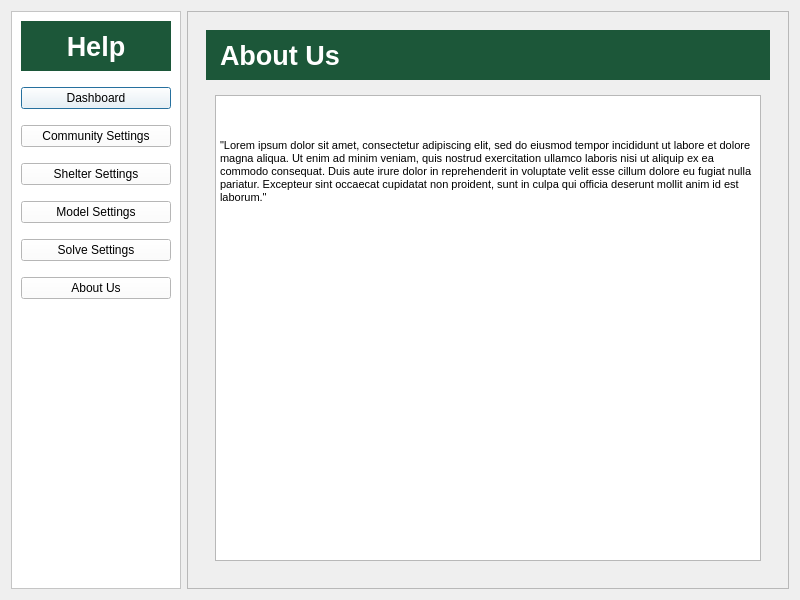
<?xml version="1.0" encoding="UTF-8"?>
<ui version="4.0">
 <class>Dialog</class>
 <widget class="QDialog" name="Dialog">
  <property name="geometry">
   <rect>
    <x>0</x>
    <y>0</y>
    <width>800</width>
    <height>600</height>
   </rect>
  </property>
  <property name="sizePolicy">
   <sizepolicy hsizetype="Minimum" vsizetype="Minimum">
    <horstretch>0</horstretch>
    <verstretch>0</verstretch>
   </sizepolicy>
  </property>
  <property name="minimumSize">
   <size>
    <width>800</width>
    <height>600</height>
   </size>
  </property>
  <property name="maximumSize">
   <size>
    <width>800</width>
    <height>600</height>
   </size>
  </property>
  <property name="windowTitle">
   <string>Dialog</string>
  </property>
  <layout class="QGridLayout" name="gridLayout_2">
   <item row="0" column="0">
    <widget class="QFrame" name="frame">
     <property name="sizePolicy">
      <sizepolicy hsizetype="Maximum" vsizetype="Minimum">
       <horstretch>0</horstretch>
       <verstretch>0</verstretch>
      </sizepolicy>
     </property>
     <property name="autoFillBackground">
      <bool>false</bool>
     </property>
     <property name="styleSheet">
      <string notr="true">background-color: white;</string>
     </property>
     <property name="frameShape">
      <enum>QFrame::StyledPanel</enum>
     </property>
     <property name="frameShadow">
      <enum>QFrame::Raised</enum>
     </property>
     <layout class="QVBoxLayout" name="verticalLayout">
      <property name="spacing">
       <number>16</number>
      </property>
      <item>
       <widget class="QLabel" name="label">
        <property name="sizePolicy">
         <sizepolicy hsizetype="Minimum" vsizetype="Maximum">
          <horstretch>0</horstretch>
          <verstretch>0</verstretch>
         </sizepolicy>
        </property>
        <property name="minimumSize">
         <size>
          <width>0</width>
          <height>50</height>
         </size>
        </property>
        <property name="font">
         <font>
          <pointsize>20</pointsize>
          <weight>75</weight>
          <bold>true</bold>
         </font>
        </property>
        <property name="styleSheet">
         <string notr="true">
	background-color: #1C5739;
color: white;

</string>
        </property>
        <property name="text">
         <string>Help</string>
        </property>
        <property name="alignment">
         <set>Qt::AlignCenter</set>
        </property>
       </widget>
      </item>
      <item>
       <widget class="QPushButton" name="pushButton_10">
        <property name="sizePolicy">
         <sizepolicy hsizetype="Maximum" vsizetype="Maximum">
          <horstretch>0</horstretch>
          <verstretch>0</verstretch>
         </sizepolicy>
        </property>
        <property name="minimumSize">
         <size>
          <width>150</width>
          <height>0</height>
         </size>
        </property>
        <property name="text">
         <string>Dashboard</string>
        </property>
       </widget>
      </item>
      <item>
       <widget class="QPushButton" name="pushButton_9">
        <property name="sizePolicy">
         <sizepolicy hsizetype="Maximum" vsizetype="Maximum">
          <horstretch>0</horstretch>
          <verstretch>0</verstretch>
         </sizepolicy>
        </property>
        <property name="minimumSize">
         <size>
          <width>150</width>
          <height>0</height>
         </size>
        </property>
        <property name="text">
         <string>Community Settings</string>
        </property>
       </widget>
      </item>
      <item>
       <widget class="QPushButton" name="pushButton_8">
        <property name="sizePolicy">
         <sizepolicy hsizetype="Maximum" vsizetype="Maximum">
          <horstretch>0</horstretch>
          <verstretch>0</verstretch>
         </sizepolicy>
        </property>
        <property name="minimumSize">
         <size>
          <width>150</width>
          <height>0</height>
         </size>
        </property>
        <property name="text">
         <string>Shelter Settings</string>
        </property>
       </widget>
      </item>
      <item>
       <widget class="QPushButton" name="pushButton_7">
        <property name="sizePolicy">
         <sizepolicy hsizetype="Maximum" vsizetype="Maximum">
          <horstretch>0</horstretch>
          <verstretch>0</verstretch>
         </sizepolicy>
        </property>
        <property name="minimumSize">
         <size>
          <width>150</width>
          <height>0</height>
         </size>
        </property>
        <property name="text">
         <string>Model Settings</string>
        </property>
       </widget>
      </item>
      <item>
       <widget class="QPushButton" name="pushButton_2">
        <property name="sizePolicy">
         <sizepolicy hsizetype="Maximum" vsizetype="Maximum">
          <horstretch>0</horstretch>
          <verstretch>0</verstretch>
         </sizepolicy>
        </property>
        <property name="minimumSize">
         <size>
          <width>150</width>
          <height>0</height>
         </size>
        </property>
        <property name="text">
         <string>Solve Settings</string>
        </property>
       </widget>
      </item>
      <item>
       <widget class="QPushButton" name="pushButton_3">
        <property name="sizePolicy">
         <sizepolicy hsizetype="Maximum" vsizetype="Maximum">
          <horstretch>0</horstretch>
          <verstretch>0</verstretch>
         </sizepolicy>
        </property>
        <property name="minimumSize">
         <size>
          <width>150</width>
          <height>0</height>
         </size>
        </property>
        <property name="text">
         <string>About Us</string>
        </property>
       </widget>
      </item>
      <item>
       <spacer name="verticalSpacer">
        <property name="orientation">
         <enum>Qt::Vertical</enum>
        </property>
        <property name="sizeHint" stdset="0">
         <size>
          <width>20</width>
          <height>10</height>
         </size>
        </property>
       </spacer>
      </item>
     </layout>
    </widget>
   </item>
   <item row="0" column="1">
    <widget class="QFrame" name="frame_2">
     <property name="frameShape">
      <enum>QFrame::StyledPanel</enum>
     </property>
     <property name="frameShadow">
      <enum>QFrame::Raised</enum>
     </property>
     <layout class="QVBoxLayout" name="verticalLayout_2">
      <item>
       <widget class="QStackedWidget" name="stackedWidget">
        <property name="currentIndex">
         <number>5</number>
        </property>
        <widget class="QWidget" name="page">
         <layout class="QVBoxLayout" name="verticalLayout_3">
          <item>
           <widget class="QLabel" name="label_2">
            <property name="sizePolicy">
             <sizepolicy hsizetype="Preferred" vsizetype="Maximum">
              <horstretch>0</horstretch>
              <verstretch>0</verstretch>
             </sizepolicy>
            </property>
            <property name="minimumSize">
             <size>
              <width>0</width>
              <height>50</height>
             </size>
            </property>
            <property name="font">
             <font>
              <pointsize>20</pointsize>
              <weight>75</weight>
              <bold>true</bold>
             </font>
            </property>
            <property name="styleSheet">
             <string notr="true">
	background-color: #1C5739;
color: white;
</string>
            </property>
            <property name="text">
             <string>  Dashboard</string>
            </property>
           </widget>
          </item>
          <item>
           <widget class="QWidget" name="widget" native="true">
            <layout class="QVBoxLayout" name="verticalLayout_7">
             <item>
              <widget class="QTextBrowser" name="textBrowser">
               <property name="html">
                <string>&lt;!DOCTYPE HTML PUBLIC &quot;-//W3C//DTD HTML 4.0//EN&quot; &quot;http://www.w3.org/TR/REC-html40/strict.dtd&quot;&gt;
&lt;html&gt;&lt;head&gt;&lt;meta name=&quot;qrichtext&quot; content=&quot;1&quot; /&gt;&lt;style type=&quot;text/css&quot;&gt;
p, li { white-space: pre-wrap; }
&lt;/style&gt;&lt;/head&gt;&lt;body style=&quot; font-family:'MS Shell Dlg 2'; font-size:8.25pt; font-weight:400; font-style:normal;&quot;&gt;
&lt;p style=&quot; margin-top:0px; margin-bottom:0px; margin-left:0px; margin-right:0px; -qt-block-indent:0; text-indent:0px;&quot;&gt;&lt;img src=&quot;ProgramSrc/tutorial/dashboard.png&quot; width=&quot;300&quot; /&gt;&lt;/p&gt;
&lt;p style=&quot;-qt-paragraph-type:empty; margin-top:0px; margin-bottom:0px; margin-left:0px; margin-right:0px; -qt-block-indent:0; text-indent:0px; font-size:8pt;&quot;&gt;&lt;br /&gt;&lt;/p&gt;
&lt;p style=&quot;-qt-paragraph-type:empty; margin-top:0px; margin-bottom:0px; margin-left:0px; margin-right:0px; -qt-block-indent:0; text-indent:0px; font-size:8pt;&quot;&gt;&lt;br /&gt;&lt;/p&gt;
&lt;p style=&quot; margin-top:0px; margin-bottom:0px; margin-left:0px; margin-right:0px; -qt-block-indent:0; text-indent:0px;&quot;&gt;&lt;span style=&quot; font-family:'Open Sans,Arial,sans-serif'; font-size:8pt; color:#000000; background-color:#ffffff;&quot;&gt;&amp;quot;Lorem ipsum dolor sit amet, consectetur adipiscing elit, sed do eiusmod tempor incididunt ut labore et dolore magna aliqua. Ut enim ad minim veniam, quis nostrud exercitation ullamco laboris nisi ut aliquip ex ea commodo consequat. Duis aute irure dolor in reprehenderit in voluptate velit esse cillum dolore eu fugiat nulla pariatur. Excepteur sint occaecat cupidatat non proident, sunt in culpa qui officia deserunt mollit anim id est laborum.&amp;quot;&lt;/span&gt;&lt;/p&gt;&lt;/body&gt;&lt;/html&gt;</string>
               </property>
              </widget>
             </item>
            </layout>
           </widget>
          </item>
         </layout>
        </widget>
        <widget class="QWidget" name="page_2">
         <layout class="QVBoxLayout" name="verticalLayout_4">
          <item>
           <widget class="QLabel" name="label_3">
            <property name="sizePolicy">
             <sizepolicy hsizetype="Preferred" vsizetype="Maximum">
              <horstretch>0</horstretch>
              <verstretch>0</verstretch>
             </sizepolicy>
            </property>
            <property name="minimumSize">
             <size>
              <width>0</width>
              <height>50</height>
             </size>
            </property>
            <property name="font">
             <font>
              <pointsize>20</pointsize>
              <weight>75</weight>
              <bold>true</bold>
             </font>
            </property>
            <property name="styleSheet">
             <string notr="true">
	background-color: #1C5739;
color: white;
</string>
            </property>
            <property name="text">
             <string>  Community Settings</string>
            </property>
           </widget>
          </item>
          <item>
           <widget class="QWidget" name="widget_2" native="true">
            <layout class="QVBoxLayout" name="verticalLayout_8">
             <item>
              <widget class="QTextBrowser" name="textBrowser_2">
               <property name="html">
                <string>&lt;!DOCTYPE HTML PUBLIC &quot;-//W3C//DTD HTML 4.0//EN&quot; &quot;http://www.w3.org/TR/REC-html40/strict.dtd&quot;&gt;
&lt;html&gt;&lt;head&gt;&lt;meta name=&quot;qrichtext&quot; content=&quot;1&quot; /&gt;&lt;style type=&quot;text/css&quot;&gt;
p, li { white-space: pre-wrap; }
&lt;/style&gt;&lt;/head&gt;&lt;body style=&quot; font-family:'MS Shell Dlg 2'; font-size:8.25pt; font-weight:400; font-style:normal;&quot;&gt;
&lt;p style=&quot; margin-top:0px; margin-bottom:0px; margin-left:0px; margin-right:0px; -qt-block-indent:0; text-indent:0px;&quot;&gt;&lt;img src=&quot;ProgramSrc/tutorial/dashboard.png&quot; width=&quot;300&quot; /&gt;&lt;/p&gt;
&lt;p style=&quot;-qt-paragraph-type:empty; margin-top:0px; margin-bottom:0px; margin-left:0px; margin-right:0px; -qt-block-indent:0; text-indent:0px; font-size:8pt;&quot;&gt;&lt;br /&gt;&lt;/p&gt;
&lt;p style=&quot;-qt-paragraph-type:empty; margin-top:0px; margin-bottom:0px; margin-left:0px; margin-right:0px; -qt-block-indent:0; text-indent:0px; font-size:8pt;&quot;&gt;&lt;br /&gt;&lt;/p&gt;
&lt;p style=&quot; margin-top:0px; margin-bottom:0px; margin-left:0px; margin-right:0px; -qt-block-indent:0; text-indent:0px;&quot;&gt;&lt;span style=&quot; font-family:'Open Sans,Arial,sans-serif'; font-size:8pt; color:#000000; background-color:#ffffff;&quot;&gt;&amp;quot;Lorem ipsum dolor sit amet, consectetur adipiscing elit, sed do eiusmod tempor incididunt ut labore et dolore magna aliqua. Ut enim ad minim veniam, quis nostrud exercitation ullamco laboris nisi ut aliquip ex ea commodo consequat. Duis aute irure dolor in reprehenderit in voluptate velit esse cillum dolore eu fugiat nulla pariatur. Excepteur sint occaecat cupidatat non proident, sunt in culpa qui officia deserunt mollit anim id est laborum.&amp;quot;&lt;/span&gt;&lt;/p&gt;&lt;/body&gt;&lt;/html&gt;</string>
               </property>
              </widget>
             </item>
            </layout>
           </widget>
          </item>
         </layout>
        </widget>
        <widget class="QWidget" name="page_3">
         <layout class="QVBoxLayout" name="verticalLayout_5">
          <item>
           <widget class="QLabel" name="label_4">
            <property name="sizePolicy">
             <sizepolicy hsizetype="Preferred" vsizetype="Maximum">
              <horstretch>0</horstretch>
              <verstretch>0</verstretch>
             </sizepolicy>
            </property>
            <property name="minimumSize">
             <size>
              <width>0</width>
              <height>50</height>
             </size>
            </property>
            <property name="font">
             <font>
              <pointsize>20</pointsize>
              <weight>75</weight>
              <bold>true</bold>
             </font>
            </property>
            <property name="styleSheet">
             <string notr="true">background-color: #1C5739;

color: white;
\n</string>
            </property>
            <property name="text">
             <string>  Shelter Settings</string>
            </property>
           </widget>
          </item>
          <item>
           <widget class="QWidget" name="widget_3" native="true">
            <layout class="QVBoxLayout" name="verticalLayout_9">
             <item>
              <widget class="QTextBrowser" name="textBrowser_3">
               <property name="html">
                <string>&lt;!DOCTYPE HTML PUBLIC &quot;-//W3C//DTD HTML 4.0//EN&quot; &quot;http://www.w3.org/TR/REC-html40/strict.dtd&quot;&gt;
&lt;html&gt;&lt;head&gt;&lt;meta name=&quot;qrichtext&quot; content=&quot;1&quot; /&gt;&lt;style type=&quot;text/css&quot;&gt;
p, li { white-space: pre-wrap; }
&lt;/style&gt;&lt;/head&gt;&lt;body style=&quot; font-family:'MS Shell Dlg 2'; font-size:8.25pt; font-weight:400; font-style:normal;&quot;&gt;
&lt;p style=&quot; margin-top:0px; margin-bottom:0px; margin-left:0px; margin-right:0px; -qt-block-indent:0; text-indent:0px;&quot;&gt;&lt;img src=&quot;ProgramSrc/tutorial/dashboard.png&quot; width=&quot;300&quot; /&gt;&lt;/p&gt;
&lt;p style=&quot;-qt-paragraph-type:empty; margin-top:0px; margin-bottom:0px; margin-left:0px; margin-right:0px; -qt-block-indent:0; text-indent:0px; font-size:8pt;&quot;&gt;&lt;br /&gt;&lt;/p&gt;
&lt;p style=&quot;-qt-paragraph-type:empty; margin-top:0px; margin-bottom:0px; margin-left:0px; margin-right:0px; -qt-block-indent:0; text-indent:0px; font-size:8pt;&quot;&gt;&lt;br /&gt;&lt;/p&gt;
&lt;p style=&quot; margin-top:0px; margin-bottom:0px; margin-left:0px; margin-right:0px; -qt-block-indent:0; text-indent:0px;&quot;&gt;&lt;span style=&quot; font-family:'Open Sans,Arial,sans-serif'; font-size:8pt; color:#000000; background-color:#ffffff;&quot;&gt;&amp;quot;Lorem ipsum dolor sit amet, consectetur adipiscing elit, sed do eiusmod tempor incididunt ut labore et dolore magna aliqua. Ut enim ad minim veniam, quis nostrud exercitation ullamco laboris nisi ut aliquip ex ea commodo consequat. Duis aute irure dolor in reprehenderit in voluptate velit esse cillum dolore eu fugiat nulla pariatur. Excepteur sint occaecat cupidatat non proident, sunt in culpa qui officia deserunt mollit anim id est laborum.&amp;quot;&lt;/span&gt;&lt;/p&gt;&lt;/body&gt;&lt;/html&gt;</string>
               </property>
              </widget>
             </item>
            </layout>
           </widget>
          </item>
         </layout>
        </widget>
        <widget class="QWidget" name="page_4">
         <layout class="QVBoxLayout" name="verticalLayout_6">
          <item>
           <widget class="QLabel" name="label_5">
            <property name="sizePolicy">
             <sizepolicy hsizetype="Preferred" vsizetype="Maximum">
              <horstretch>0</horstretch>
              <verstretch>0</verstretch>
             </sizepolicy>
            </property>
            <property name="minimumSize">
             <size>
              <width>0</width>
              <height>50</height>
             </size>
            </property>
            <property name="font">
             <font>
              <pointsize>20</pointsize>
              <weight>75</weight>
              <bold>true</bold>
             </font>
            </property>
            <property name="styleSheet">
             <string notr="true">background-color: #1C5739;

color: white;
\n</string>
            </property>
            <property name="text">
             <string>  Model Settings</string>
            </property>
           </widget>
          </item>
          <item>
           <widget class="QWidget" name="widget_4" native="true">
            <layout class="QVBoxLayout" name="verticalLayout_10">
             <item>
              <widget class="QTextBrowser" name="textBrowser_4">
               <property name="html">
                <string>&lt;!DOCTYPE HTML PUBLIC &quot;-//W3C//DTD HTML 4.0//EN&quot; &quot;http://www.w3.org/TR/REC-html40/strict.dtd&quot;&gt;
&lt;html&gt;&lt;head&gt;&lt;meta name=&quot;qrichtext&quot; content=&quot;1&quot; /&gt;&lt;style type=&quot;text/css&quot;&gt;
p, li { white-space: pre-wrap; }
&lt;/style&gt;&lt;/head&gt;&lt;body style=&quot; font-family:'MS Shell Dlg 2'; font-size:8.25pt; font-weight:400; font-style:normal;&quot;&gt;
&lt;p style=&quot; margin-top:0px; margin-bottom:0px; margin-left:0px; margin-right:0px; -qt-block-indent:0; text-indent:0px;&quot;&gt;&lt;img src=&quot;ProgramSrc/tutorial/dashboard.png&quot; width=&quot;300&quot; /&gt;&lt;/p&gt;
&lt;p style=&quot;-qt-paragraph-type:empty; margin-top:0px; margin-bottom:0px; margin-left:0px; margin-right:0px; -qt-block-indent:0; text-indent:0px; font-size:8pt;&quot;&gt;&lt;br /&gt;&lt;/p&gt;
&lt;p style=&quot;-qt-paragraph-type:empty; margin-top:0px; margin-bottom:0px; margin-left:0px; margin-right:0px; -qt-block-indent:0; text-indent:0px; font-size:8pt;&quot;&gt;&lt;br /&gt;&lt;/p&gt;
&lt;p style=&quot; margin-top:0px; margin-bottom:0px; margin-left:0px; margin-right:0px; -qt-block-indent:0; text-indent:0px;&quot;&gt;&lt;span style=&quot; font-family:'Open Sans,Arial,sans-serif'; font-size:8pt; color:#000000; background-color:#ffffff;&quot;&gt;&amp;quot;Lorem ipsum dolor sit amet, consectetur adipiscing elit, sed do eiusmod tempor incididunt ut labore et dolore magna aliqua. Ut enim ad minim veniam, quis nostrud exercitation ullamco laboris nisi ut aliquip ex ea commodo consequat. Duis aute irure dolor in reprehenderit in voluptate velit esse cillum dolore eu fugiat nulla pariatur. Excepteur sint occaecat cupidatat non proident, sunt in culpa qui officia deserunt mollit anim id est laborum.&amp;quot;&lt;/span&gt;&lt;/p&gt;&lt;/body&gt;&lt;/html&gt;</string>
               </property>
              </widget>
             </item>
            </layout>
           </widget>
          </item>
         </layout>
        </widget>
        <widget class="QWidget" name="page_5">
         <layout class="QVBoxLayout" name="verticalLayout_11">
          <item>
           <widget class="QLabel" name="label_6">
            <property name="sizePolicy">
             <sizepolicy hsizetype="Preferred" vsizetype="Maximum">
              <horstretch>0</horstretch>
              <verstretch>0</verstretch>
             </sizepolicy>
            </property>
            <property name="minimumSize">
             <size>
              <width>0</width>
              <height>50</height>
             </size>
            </property>
            <property name="font">
             <font>
              <pointsize>20</pointsize>
              <weight>75</weight>
              <bold>true</bold>
             </font>
            </property>
            <property name="styleSheet">
             <string notr="true">background-color: #1C5739;

color: white;
\n</string>
            </property>
            <property name="text">
             <string>  Solve Settings</string>
            </property>
           </widget>
          </item>
          <item>
           <widget class="QWidget" name="widget_5" native="true">
            <layout class="QVBoxLayout" name="verticalLayout_12">
             <item>
              <widget class="QTextBrowser" name="textBrowser_5">
               <property name="html">
                <string>&lt;!DOCTYPE HTML PUBLIC &quot;-//W3C//DTD HTML 4.0//EN&quot; &quot;http://www.w3.org/TR/REC-html40/strict.dtd&quot;&gt;
&lt;html&gt;&lt;head&gt;&lt;meta name=&quot;qrichtext&quot; content=&quot;1&quot; /&gt;&lt;style type=&quot;text/css&quot;&gt;
p, li { white-space: pre-wrap; }
&lt;/style&gt;&lt;/head&gt;&lt;body style=&quot; font-family:'MS Shell Dlg 2'; font-size:8.25pt; font-weight:400; font-style:normal;&quot;&gt;
&lt;p style=&quot; margin-top:0px; margin-bottom:0px; margin-left:0px; margin-right:0px; -qt-block-indent:0; text-indent:0px;&quot;&gt;&lt;img src=&quot;ProgramSrc/tutorial/dashboard.png&quot; width=&quot;300&quot; /&gt;&lt;/p&gt;
&lt;p style=&quot;-qt-paragraph-type:empty; margin-top:0px; margin-bottom:0px; margin-left:0px; margin-right:0px; -qt-block-indent:0; text-indent:0px; font-size:8pt;&quot;&gt;&lt;br /&gt;&lt;/p&gt;
&lt;p style=&quot;-qt-paragraph-type:empty; margin-top:0px; margin-bottom:0px; margin-left:0px; margin-right:0px; -qt-block-indent:0; text-indent:0px; font-size:8pt;&quot;&gt;&lt;br /&gt;&lt;/p&gt;
&lt;p style=&quot; margin-top:0px; margin-bottom:0px; margin-left:0px; margin-right:0px; -qt-block-indent:0; text-indent:0px;&quot;&gt;&lt;span style=&quot; font-family:'Open Sans,Arial,sans-serif'; font-size:8pt; color:#000000; background-color:#ffffff;&quot;&gt;&amp;quot;Lorem ipsum dolor sit amet, consectetur adipiscing elit, sed do eiusmod tempor incididunt ut labore et dolore magna aliqua. Ut enim ad minim veniam, quis nostrud exercitation ullamco laboris nisi ut aliquip ex ea commodo consequat. Duis aute irure dolor in reprehenderit in voluptate velit esse cillum dolore eu fugiat nulla pariatur. Excepteur sint occaecat cupidatat non proident, sunt in culpa qui officia deserunt mollit anim id est laborum.&amp;quot;&lt;/span&gt;&lt;/p&gt;&lt;/body&gt;&lt;/html&gt;</string>
               </property>
              </widget>
             </item>
            </layout>
           </widget>
          </item>
         </layout>
        </widget>
        <widget class="QWidget" name="page_6">
         <layout class="QVBoxLayout" name="verticalLayout_13">
          <item>
           <widget class="QLabel" name="label_7">
            <property name="sizePolicy">
             <sizepolicy hsizetype="Preferred" vsizetype="Maximum">
              <horstretch>0</horstretch>
              <verstretch>0</verstretch>
             </sizepolicy>
            </property>
            <property name="minimumSize">
             <size>
              <width>0</width>
              <height>50</height>
             </size>
            </property>
            <property name="font">
             <font>
              <pointsize>20</pointsize>
              <weight>75</weight>
              <bold>true</bold>
             </font>
            </property>
            <property name="styleSheet">
             <string notr="true">background-color: #1C5739;

color: white;

</string>
            </property>
            <property name="text">
             <string>  About Us</string>
            </property>
           </widget>
          </item>
          <item>
           <widget class="QWidget" name="widget_6" native="true">
            <layout class="QVBoxLayout" name="verticalLayout_14">
             <item>
              <widget class="QTextBrowser" name="textBrowser_6">
               <property name="html">
                <string>&lt;!DOCTYPE HTML PUBLIC &quot;-//W3C//DTD HTML 4.0//EN&quot; &quot;http://www.w3.org/TR/REC-html40/strict.dtd&quot;&gt;
&lt;html&gt;&lt;head&gt;&lt;meta name=&quot;qrichtext&quot; content=&quot;1&quot; /&gt;&lt;style type=&quot;text/css&quot;&gt;
p, li { white-space: pre-wrap; }
&lt;/style&gt;&lt;/head&gt;&lt;body style=&quot; font-family:'MS Shell Dlg 2'; font-size:8.25pt; font-weight:400; font-style:normal;&quot;&gt;
&lt;p style=&quot; margin-top:0px; margin-bottom:0px; margin-left:0px; margin-right:0px; -qt-block-indent:0; text-indent:0px;&quot;&gt;&lt;img src=&quot;ProgramSrc/tutorial/dashboard.png&quot; width=&quot;300&quot; /&gt;&lt;/p&gt;
&lt;p style=&quot;-qt-paragraph-type:empty; margin-top:0px; margin-bottom:0px; margin-left:0px; margin-right:0px; -qt-block-indent:0; text-indent:0px; font-size:8pt;&quot;&gt;&lt;br /&gt;&lt;/p&gt;
&lt;p style=&quot;-qt-paragraph-type:empty; margin-top:0px; margin-bottom:0px; margin-left:0px; margin-right:0px; -qt-block-indent:0; text-indent:0px; font-size:8pt;&quot;&gt;&lt;br /&gt;&lt;/p&gt;
&lt;p style=&quot; margin-top:0px; margin-bottom:0px; margin-left:0px; margin-right:0px; -qt-block-indent:0; text-indent:0px;&quot;&gt;&lt;span style=&quot; font-family:'Open Sans,Arial,sans-serif'; font-size:8pt; color:#000000; background-color:#ffffff;&quot;&gt;&amp;quot;Lorem ipsum dolor sit amet, consectetur adipiscing elit, sed do eiusmod tempor incididunt ut labore et dolore magna aliqua. Ut enim ad minim veniam, quis nostrud exercitation ullamco laboris nisi ut aliquip ex ea commodo consequat. Duis aute irure dolor in reprehenderit in voluptate velit esse cillum dolore eu fugiat nulla pariatur. Excepteur sint occaecat cupidatat non proident, sunt in culpa qui officia deserunt mollit anim id est laborum.&amp;quot;&lt;/span&gt;&lt;/p&gt;&lt;/body&gt;&lt;/html&gt;</string>
               </property>
              </widget>
             </item>
            </layout>
           </widget>
          </item>
         </layout>
        </widget>
       </widget>
      </item>
     </layout>
    </widget>
   </item>
  </layout>
 </widget>
 <resources/>
 <connections/>
</ui>
